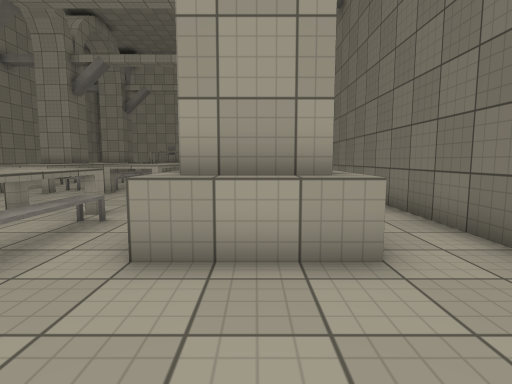
[1] (above)

20 first-person views from a walk through a scene from a Unity 3-D project. The camera is 1.2 m above the floor, tilts 6° down and sees 80° across. The floor is counted in squares, 1 m on a side. Each view is taken from the middle of a square. On the plan, view 1 faces up. The plan holds only what a view shows up to about 13 squares ahead; the rest is blank. The place goes on beyond the plan. Surface patterns are stand-ins for the level's own textures.

[2]
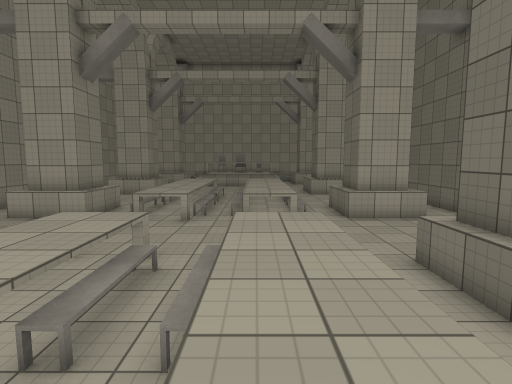

[3]
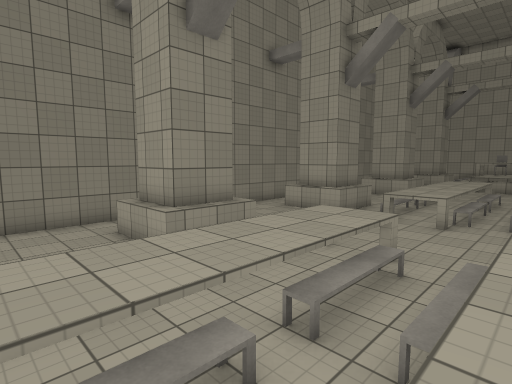

[4]
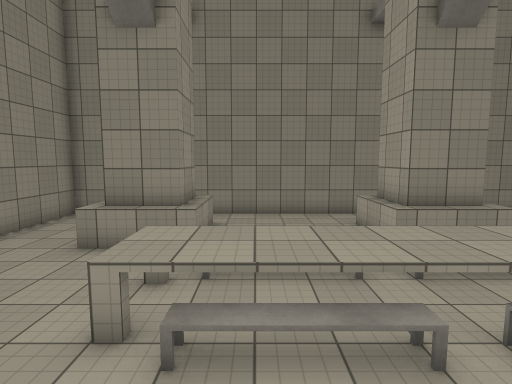

[5]
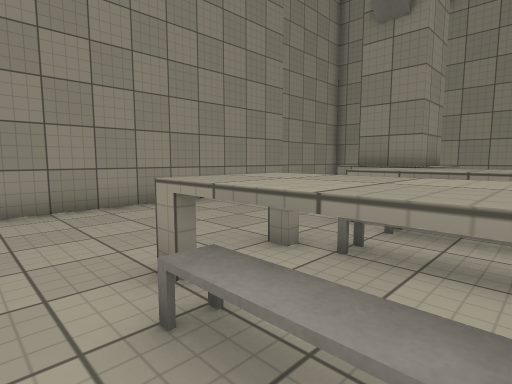

[6]
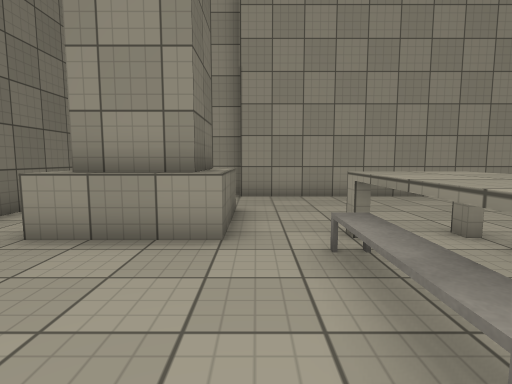

[7]
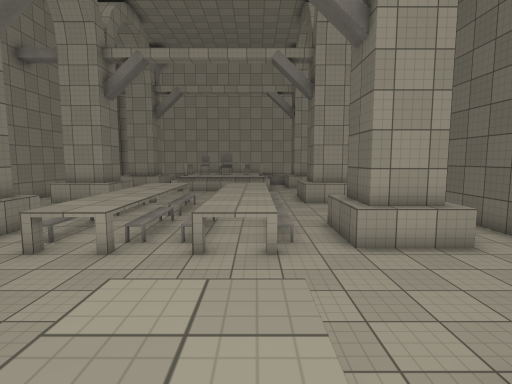

[8]
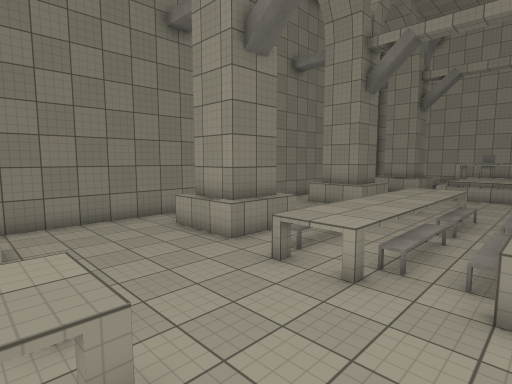

[9]
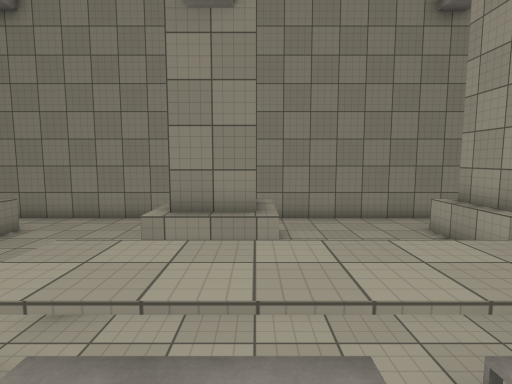

[10]
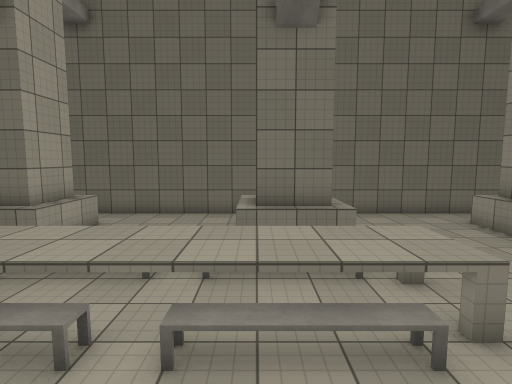

[11]
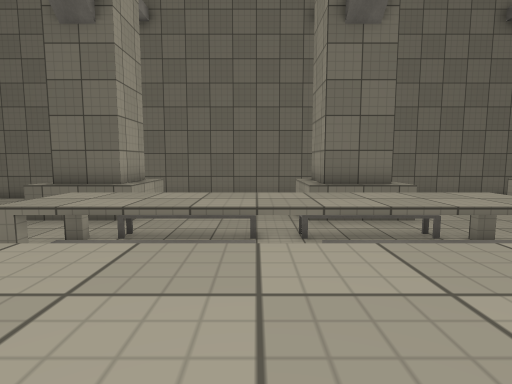

[12]
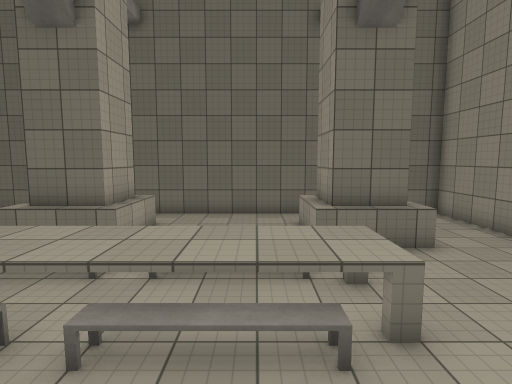

[13]
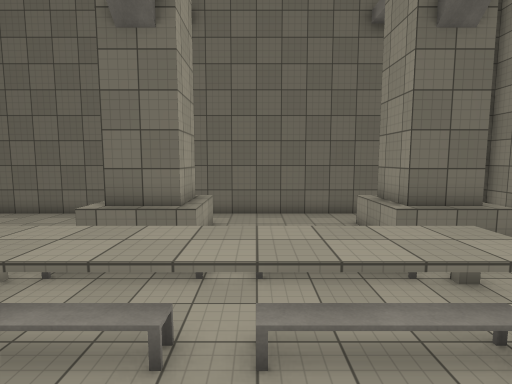

[14]
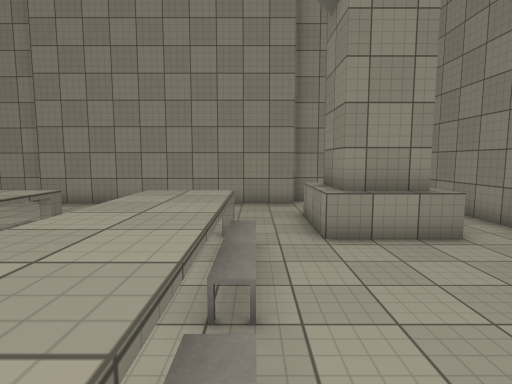

[15]
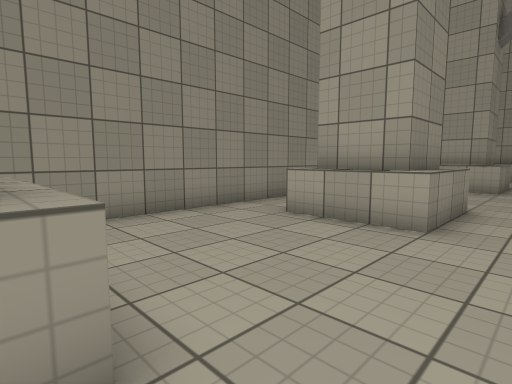

[16]
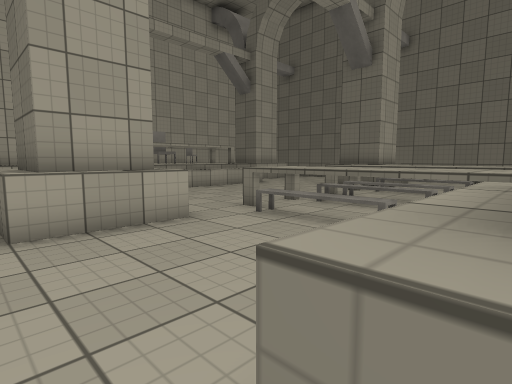

[17]
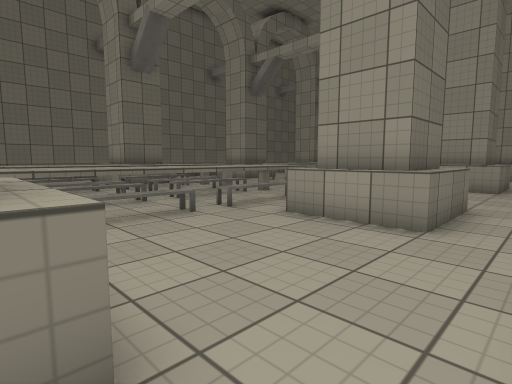

[18]
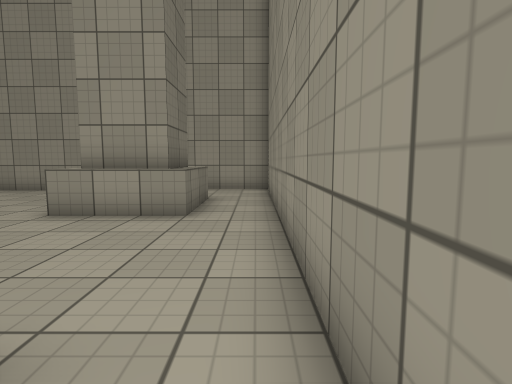

[19]
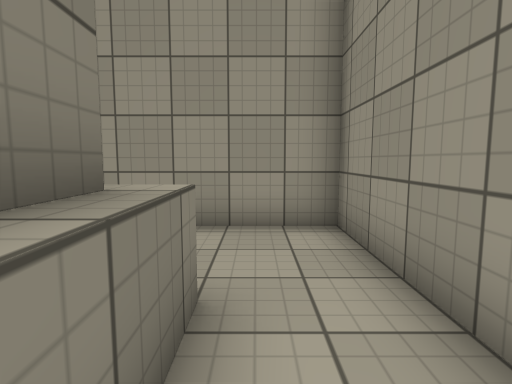

[20]
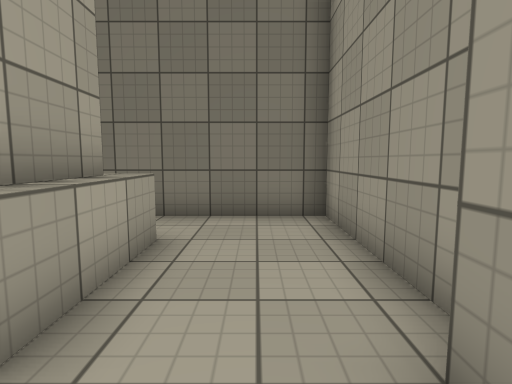

### Floor plan
Key: @ floor where view 1 was taken; # wall or solid block; . main floor; : floor 1 m higher than the main floor; / step, stairs or slope; = window, fence, low wall or low ledge; ^ raised ledge.
Columns run from 17 left of view 1 to 4 right of it. Each row starts with its distance up from view 1.
 21 #  ###..........#    #
 20 #..##^..:=..:=..##^..#
 19 #....../:://::/.. ...#
 18 #....../:://::/.. ...#
 17 #....../:://::/.. ...#
 16 #....../:://::/.. ...#
 15 #....../:://::/.. ...#
 14 #..^#^./:://::/.^#^..#
 13 #..###./:://::/.## ..#
 12 #..##^./:://::/.##^..#
 11 #........=...=.......#
 10 #....................#
  9 #....................#
  8 #....................#
  7 #...... :=..:=.......#
  6 #..^#^ /:://::/.^#^..#
  5 #..### /:://::/.###..#
  4 #..##^ /:://::/.##^..#
  3 #....../:://::/......#
  2 #....../:://::/......#
  1 #....../:://::/......#
  0 #....../:://::/..@...#
 -1 #....../:://::/......#
 -2 #..^#^...=...=..^#^..#
 -3 #..###..........## ..#
 -4 #..# ^..........##^..#
 -5 #....................#
 -6 #....................#
 -7 #.....##########.....#
 -8 #######        #######

Positions as (right, up) in squares from view 1, and headings:
1: (0, 0), facing up
2: (-5, 0), facing up
3: (-5, 0), facing up-left
4: (-4, 0), facing left
5: (-2, 1), facing down-left
6: (-2, 3), facing down
7: (-4, 4), facing up
8: (-5, 6), facing up-left
9: (-5, 14), facing left
10: (-9, 14), facing right
11: (-10, 16), facing right
12: (-9, 0), facing right
13: (-9, 2), facing right
14: (-10, 5), facing down
15: (-10, 6), facing up-left
16: (-15, 14), facing up-right
17: (-16, 20), facing down-right
18: (-16, 5), facing down
19: (-15, -2), facing down
20: (-3, -6), facing right
